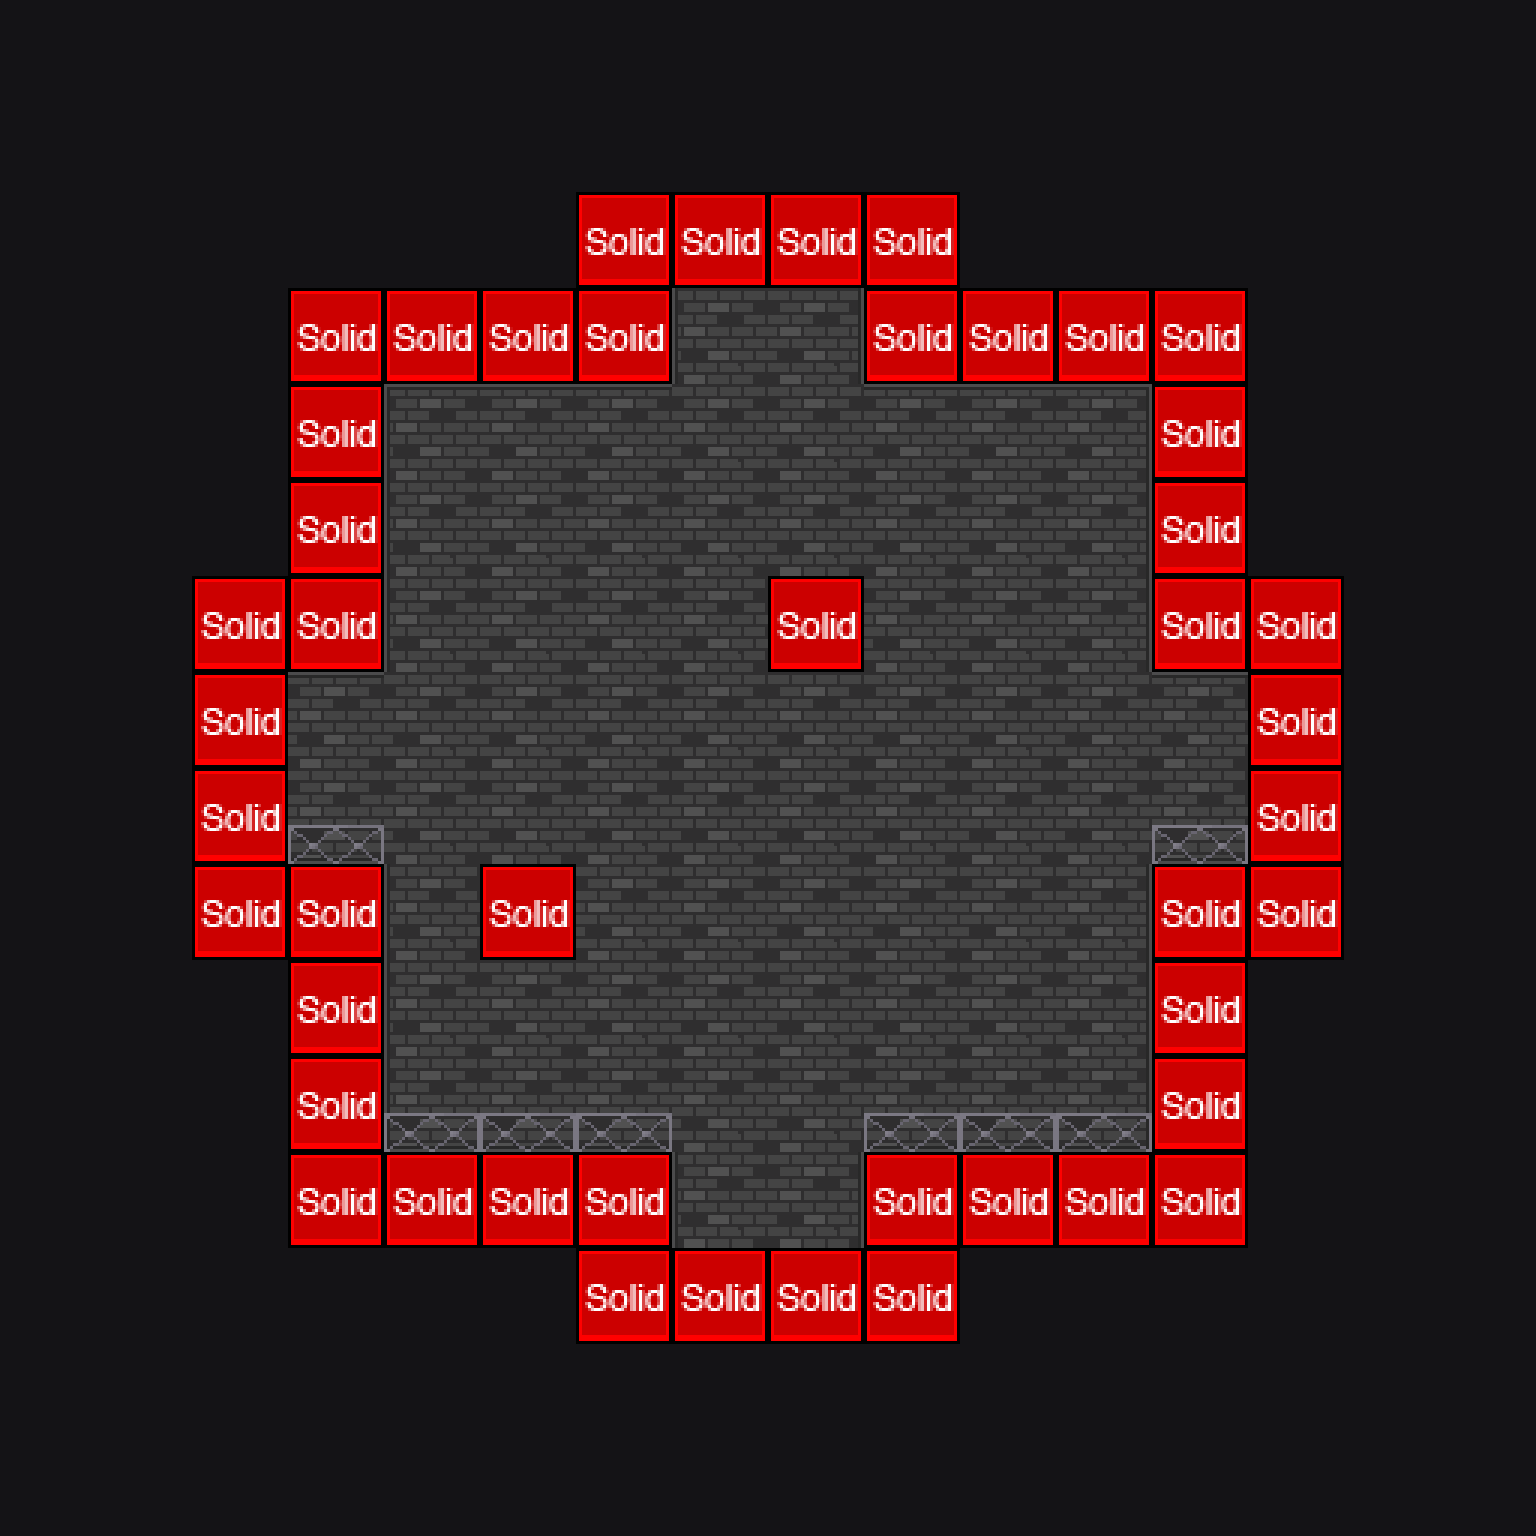

A 2D game scene composited from a Tiled map and its tileset images. What follows is a short description and the map's XML, with each tile layer's data collapsed to a summary:
An orthogonal 16x16 tile map with 96x96 px tiles, 4 tile layers (ground, object layer, fences, collision), 2 tilesets and 7 objects (4x MonsterEntity, 2x DeathTrapEntity, PlayerEntity).

<map version="1.0" orientation="orthogonal" width="16" height="16" tilewidth="96" tileheight="96" backgroundcolor="#141316">
 <tileset firstgid="1" name="tiles_large" tilewidth="96" tileheight="96">
  <image source="tiles_large.png" width="1536" height="1536" />
 </tileset>
 <tileset firstgid="257" name="metatiles96x96" tilewidth="96" tileheight="96">
  <image source="metatiles96x96.png" width="480" height="96" />
  <tile id="0">
   <properties>
    <property name="type" value="solid" />
   </properties>
  </tile>
 </tileset>
 <layer name="ground" width="16" height="16">
  <data>[256 cells, 72 non-empty, 9 distinct tile ids]</data>
 </layer>
 <layer name="object layer" width="16" height="16">
  <data>[256 cells, 0 non-empty, 0 distinct tile ids]</data>
 </layer>
 <layer name="fences" width="16" height="16">
  <data>[256 cells, 18 non-empty, 2 distinct tile ids]</data>
 </layer>
 <objectgroup name="objects" width="16" height="16">
  <object name="PlayerEntity" x="288" y="672" width="96" height="96">
   <properties>
    <property name="image" value="player" />
   </properties>
  </object>
  <object name="DeathTrapEntity" x="55" y="527" width="22" height="23" />
  <object name="DeathTrapEntity" x="136" y="391" width="24" height="25" />
  <object name="MonsterEntity" x="864" y="960" width="96" height="96">
   <properties>
    <property name="image" value="monster01" />
   </properties>
  </object>
  <object name="MonsterEntity" x="576" y="480" width="96" height="96">
   <properties>
    <property name="image" value="monster01" />
   </properties>
  </object>
  <object name="MonsterEntity" x="960" y="480" width="96" height="96">
   <properties>
    <property name="image" value="monster01" />
   </properties>
  </object>
  <object name="MonsterEntity" x="672" y="864" width="96" height="96">
   <properties>
    <property name="image" value="monster01" />
   </properties>
  </object>
 </objectgroup>
 <layer name="collision" width="16" height="16">
  <data>[256 cells, 46 non-empty, 1 distinct tile ids]</data>
 </layer>
</map>
